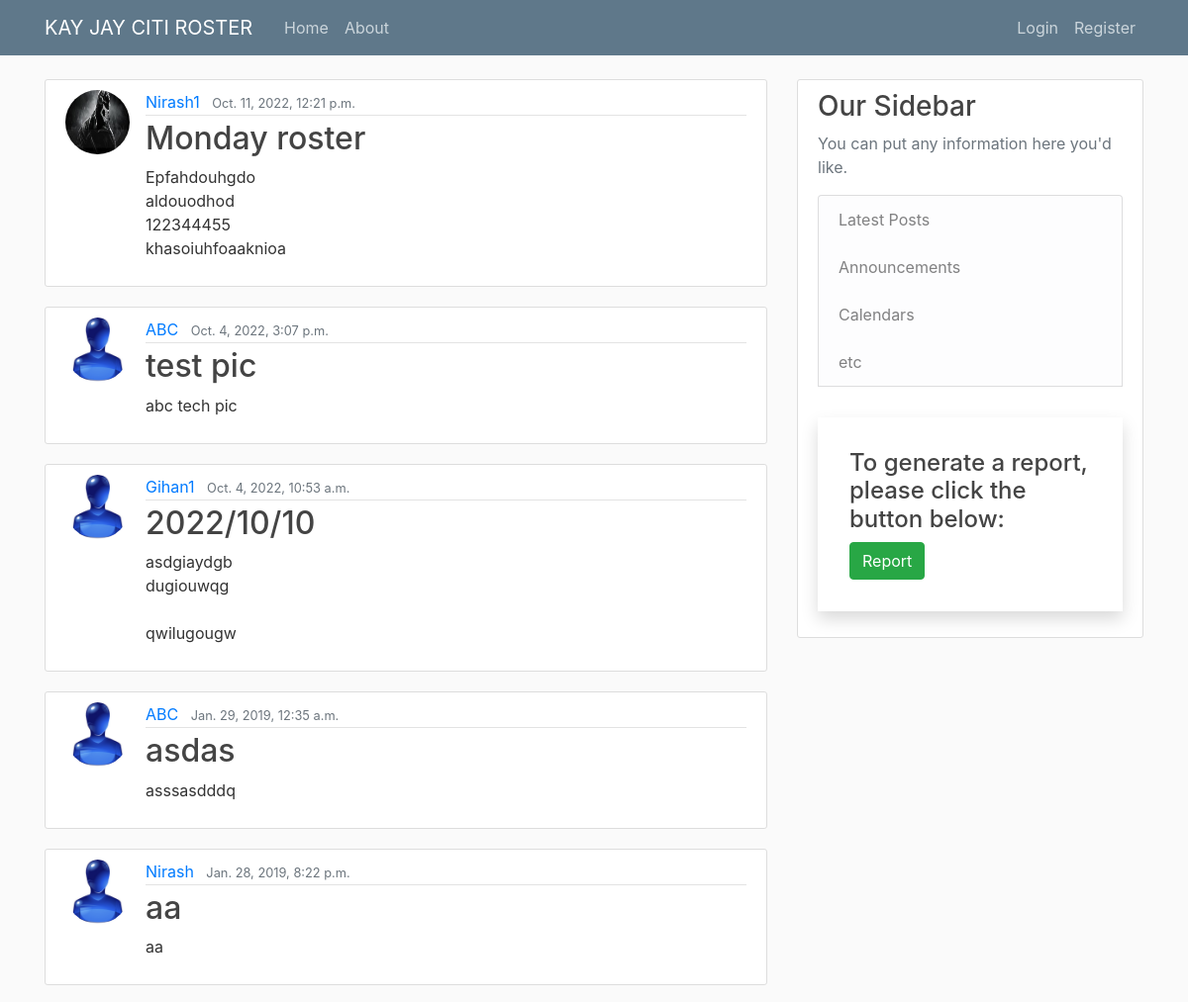
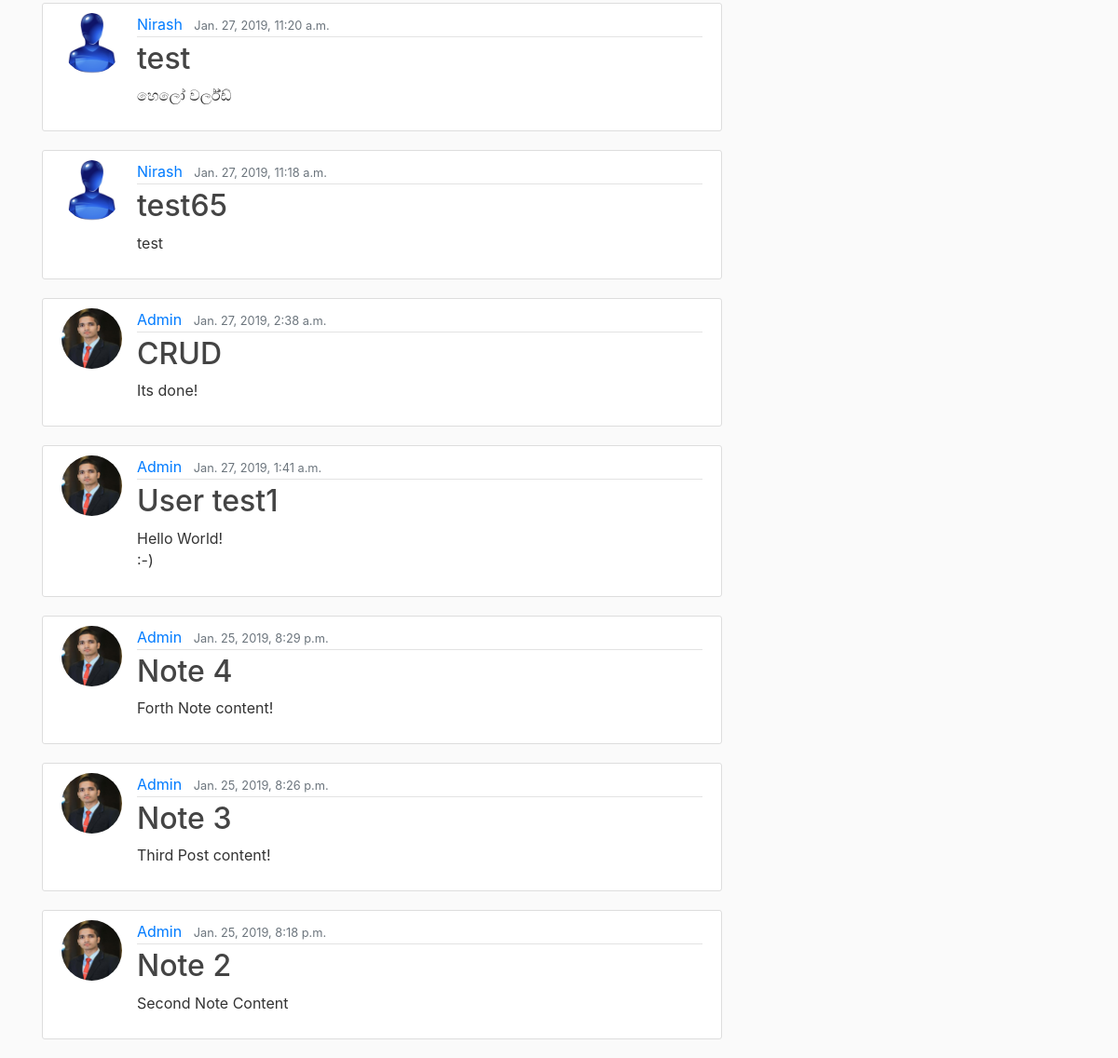
The page / on the database its author committed (2 pictures, top to bottom).
### notepad/models.py (models this page shows, shortened)
class Post(models.Model):
	title = models.CharField(max_length=100)
	content = models.TextField()
	image = models.FileField(null=True, blank=True)
	date_posted = models.DateTimeField(default=timezone.now)
	author =models.ForeignKey(User, on_delete=models.CASCADE)

### users/models.py (models this page shows, shortened)
class Profile(models.Model):
    user = models.OneToOneField(User, on_delete=models.CASCADE)
    image = models.ImageField(default='default.jpg', upload_to='profile_pics')

### notepad/views.py (the view)
# urls.py: path('', PostListView.as_view(), name='notepad-home'),
class PostListView(ListView):
    model = Post
    template_name = 'notepad/home.html' #<app>/<model>_<viewtype>.html
    context_object_name = 'posts'
    ordering = ['-date_posted']

### notepad/templates/notepad/home.html
{% extends "notepad/base.html" %}
{% block content %}
	{% for post in posts %}
		<article class="media content-section">
          <img class="rounded-circle article-img" src="{{ post.author.profile.image.url }}">
          <div class="media-body">
            <div class="article-metadata">
              <a class="mr-2" href="{% url 'profile' %}">{{ post.author }}</a>
              <small class="text-muted">{{ post.date_posted }}</small>
            </div>
            <h2><a class="article-title" href="{% url 'post-detail' post.id %}">{{ post.title }}</a></h2>
            <p class="article-content">{{ post.content }}</p>
          </div>
        </article>
	{% endfor %}
{% endblock %}

### notepad/templates/notepad/base.html (shortened to what this page needs)
{% load static %}
<!DOCTYPE html>
<html>
<head>
  <link href="https://cdn.jsdelivr.net/npm/bootstrap@5.0.1/dist/css/bootstrap.min.css" rel="stylesheet">
  <link rel="stylesheet" href="https://stackpath.bootstrapcdn.com/bootstrap/4.1.3/css/bootstrap.min.css">
	<link rel="stylesheet" type="text/css" href="{% static 'notepad/main.css' %}">
<header class="site-header">
      <nav class="navbar navbar-expand-md navbar-dark bg-steel fixed-top">
        <div class="container">
         <a class="navbar-brand mr-4" href="{% url 'notepad-home' %}">KAY JAY CITI ROSTER</a>
          <div class="collapse navbar-collapse" id="navbarToggle">
            <div class="navbar-nav mr-auto">
              <a class="nav-item nav-link" href="{% url 'notepad-home' %}">Home</a>
              <a class="nav-item nav-link" href="{% url 'notepad-about' %}">About</a>
            </div>
            {% if user.is_authenticated %}
              <a class="nav-item nav-link" href="{% url 'post-create' %}">Download</a>
              <a class="nav-item nav-link" href="{% url 'profile' %}">Profile</a>
              <a class="nav-item nav-link" href="{% url 'logout' %}">Logout</a>
            {% else %}
            <div class="navbar-nav">
              <a class="nav-item nav-link" href="{% url 'login' %}">Login</a>
              <a class="nav-item nav-link" href="{% url 'register' %}">Register</a>
              {% endif %}
            </div>
          </div>
        </div>
      </nav>
</header>
<main role="main" class="container">
      <div class="row">
        <div class="col-md-8">
          {% block content %}{% endblock %}
        </div>
        <div class="col-md-4">
          <div class="content-section">
            <h3>Our Sidebar</h3>
            <p class='text-muted'>You can put any information here you'd like.
              <ul class="list-group">
                <li class="list-group-item list-group-item-light">Latest Posts</li>
                <li class="list-group-item list-group-item-light">Announcements</li>
                <li class="list-group-item list-group-item-light">Calendars</li>
                <li class="list-group-item list-group-item-light">etc</li>
                <div class="container shadow"
         style="max-width: 640px; margin: auto; margin-top: 2em; padding: 2em">
        <h4>To generate a report, please click the button below:</h4>
        <a class="btn btn-success" href="/report">Report</a>
    </div>
              </ul>
            </p>
          </div>
        </div>
      </div>
    </main>
</body>
</html>

### notepad/static/notepad/main.css (style rules this page uses)
h1, h2, h3, h4, h5, h6 { color: #444444; }
ul { margin: 0; }
.bg-steel { background-color: #5f788a; }
.site-header .navbar-nav .nav-link { color: #cbd5db; }
.content-section { background: #ffffff; padding: 10px 20px; border: 1px solid #dddddd; border-radius: 3px; margin-bottom: 20px; }
.article-title { color: #444444; }
.article-content { white-space: pre-line; }
.article-img { height: 65px; width: 65px; margin-right: 16px; }
.article-metadata { padding-bottom: 1px; margin-bottom: 4px; border-bottom: 1px solid #e3e3e3 }

### rows shown on the page
Post: author.profile.image (picture), author "Nirash1", date_posted "Oct. 11, 2022, 12:21 p.m.", title "Monday roster", content "Epfahdouhgdo aldouodhod 122344455 khasoiuhfoaaknioa"
Post: author.profile.image (placeholder picture), author "ABC", date_posted "Oct. 4, 2022, 3:07 p.m.", title "test pic", content "abc tech pic"
Post: author.profile.image (placeholder picture), author "Gihan1", date_posted "Oct. 4, 2022, 10:53 a.m.", title "2022/10/10", content "asdgiaydgb dugiouwqg qwilugougw"
Post: author.profile.image (placeholder picture), author "ABC", date_posted "Jan. 29, 2019, 12:35 a.m.", title "asdas", content "asssasdddq"
Post: author.profile.image (placeholder picture), author "Nirash", date_posted "Jan. 28, 2019, 8:22 p.m.", title "aa", content "aa"
Post: author.profile.image (placeholder picture), author "Nirash", date_posted "Jan. 27, 2019, 11:20 a.m.", title "test", content "හෙලෝ වර්ල්ඩ්"
Post: author.profile.image (placeholder picture), author "Nirash", date_posted "Jan. 27, 2019, 11:18 a.m.", title "test65", content "test"
Post: author.profile.image (picture), author "Admin", date_posted "Jan. 27, 2019, 2:38 a.m.", title "CRUD", content "Its done!"
Post: author.profile.image (picture), author "Admin", date_posted "Jan. 27, 2019, 1:41 a.m.", title "User test1", content "Hello World! :-)"
Post: author.profile.image (picture), author "Admin", date_posted "Jan. 25, 2019, 8:29 p.m.", title "Note 4", content "Forth Note content!"
Post: author.profile.image (picture), author "Admin", date_posted "Jan. 25, 2019, 8:26 p.m.", title "Note 3", content "Third Post content!"
Post: author.profile.image (picture), author "Admin", date_posted "Jan. 25, 2019, 8:18 p.m.", title "Note 2", content "Second Note Content"
